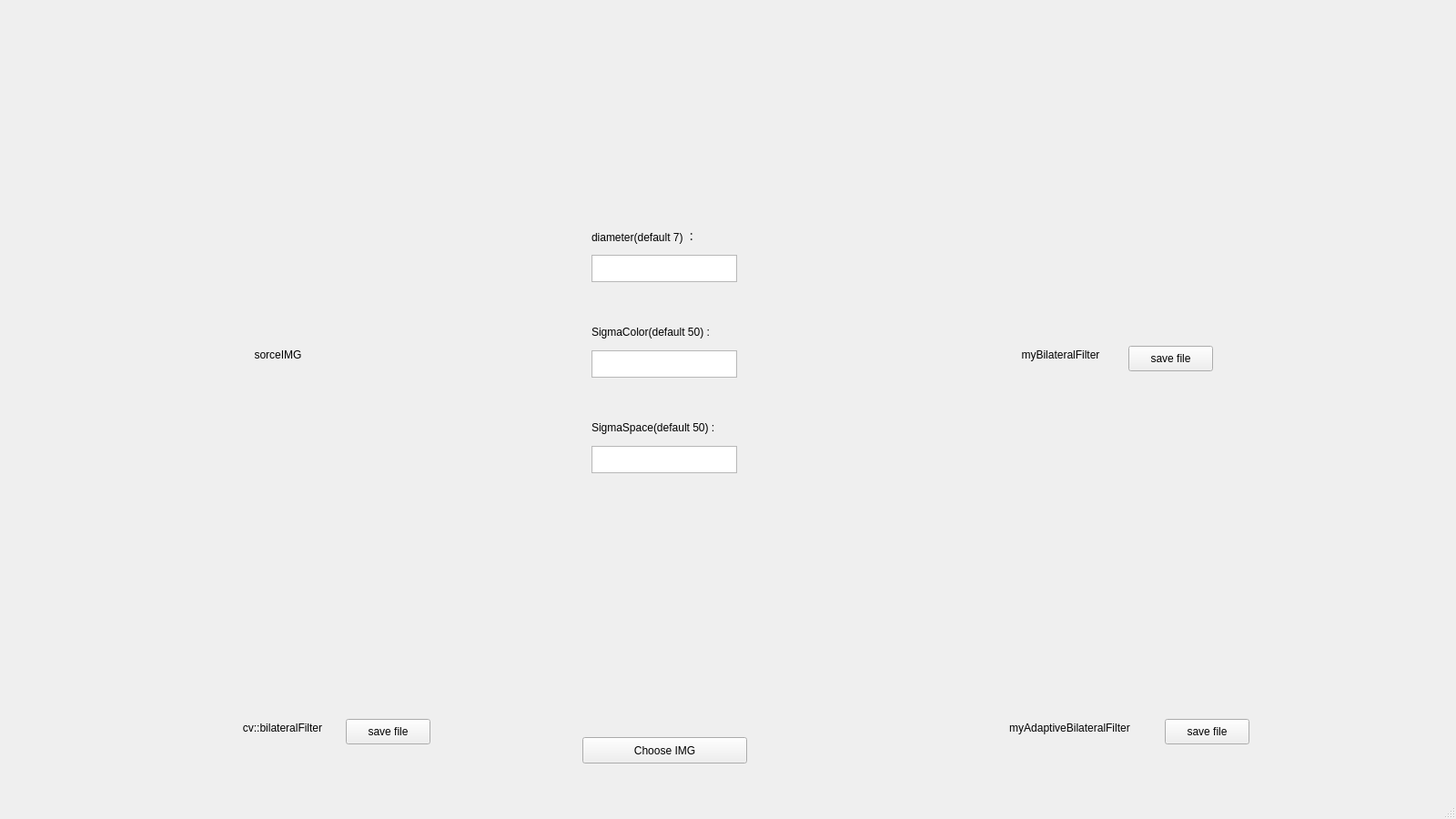
<?xml version="1.0" encoding="UTF-8"?>
<ui version="4.0">
 <class>MainWindow</class>
 <widget class="QMainWindow" name="MainWindow">
  <property name="geometry">
   <rect>
    <x>0</x>
    <y>0</y>
    <width>1600</width>
    <height>900</height>
   </rect>
  </property>
  <property name="windowTitle">
   <string>MainWindow</string>
  </property>
  <widget class="QWidget" name="centralwidget">
   <widget class="QLabel" name="label">
    <property name="geometry">
     <rect>
      <x>10</x>
      <y>20</y>
      <width>600</width>
      <height>350</height>
     </rect>
    </property>
    <property name="text">
     <string/>
    </property>
    <property name="alignment">
     <set>Qt::AlignBottom|Qt::AlignHCenter</set>
    </property>
   </widget>
   <widget class="QLabel" name="label_2">
    <property name="geometry">
     <rect>
      <x>850</x>
      <y>20</y>
      <width>600</width>
      <height>350</height>
     </rect>
    </property>
    <property name="text">
     <string/>
    </property>
    <property name="alignment">
     <set>Qt::AlignBottom|Qt::AlignHCenter</set>
    </property>
   </widget>
   <widget class="QPushButton" name="pushButton">
    <property name="geometry">
     <rect>
      <x>640</x>
      <y>810</y>
      <width>181</width>
      <height>29</height>
     </rect>
    </property>
    <property name="text">
     <string>Choose IMG</string>
    </property>
   </widget>
   <widget class="QLabel" name="label_3">
    <property name="geometry">
     <rect>
      <x>850</x>
      <y>430</y>
      <width>600</width>
      <height>350</height>
     </rect>
    </property>
    <property name="text">
     <string/>
    </property>
    <property name="alignment">
     <set>Qt::AlignBottom|Qt::AlignHCenter</set>
    </property>
   </widget>
   <widget class="QLabel" name="label_4">
    <property name="geometry">
     <rect>
      <x>10</x>
      <y>440</y>
      <width>600</width>
      <height>350</height>
     </rect>
    </property>
    <property name="text">
     <string/>
    </property>
    <property name="alignment">
     <set>Qt::AlignBottom|Qt::AlignHCenter</set>
    </property>
   </widget>
   <widget class="QLabel" name="label_5">
    <property name="geometry">
     <rect>
      <x>270</x>
      <y>380</y>
      <width>71</width>
      <height>20</height>
     </rect>
    </property>
    <property name="text">
     <string>sorceIMG</string>
    </property>
    <property name="alignment">
     <set>Qt::AlignCenter</set>
    </property>
   </widget>
   <widget class="QLabel" name="label_6">
    <property name="geometry">
     <rect>
      <x>1090</x>
      <y>380</y>
      <width>151</width>
      <height>20</height>
     </rect>
    </property>
    <property name="text">
     <string>myBilateralFilter</string>
    </property>
    <property name="alignment">
     <set>Qt::AlignCenter</set>
    </property>
   </widget>
   <widget class="QLabel" name="label_7">
    <property name="geometry">
     <rect>
      <x>230</x>
      <y>790</y>
      <width>161</width>
      <height>20</height>
     </rect>
    </property>
    <property name="text">
     <string>cv::bilateralFilter</string>
    </property>
    <property name="alignment">
     <set>Qt::AlignCenter</set>
    </property>
   </widget>
   <widget class="QLabel" name="label_8">
    <property name="geometry">
     <rect>
      <x>1080</x>
      <y>790</y>
      <width>191</width>
      <height>20</height>
     </rect>
    </property>
    <property name="text">
     <string>myAdaptiveBilateralFilter</string>
    </property>
    <property name="alignment">
     <set>Qt::AlignCenter</set>
    </property>
   </widget>
   <widget class="QPushButton" name="pushButton_4">
    <property name="geometry">
     <rect>
      <x>380</x>
      <y>790</y>
      <width>93</width>
      <height>28</height>
     </rect>
    </property>
    <property name="text">
     <string>save file</string>
    </property>
   </widget>
   <widget class="QPushButton" name="pushButton_2">
    <property name="geometry">
     <rect>
      <x>1240</x>
      <y>380</y>
      <width>93</width>
      <height>28</height>
     </rect>
    </property>
    <property name="text">
     <string>save file</string>
    </property>
   </widget>
   <widget class="QPushButton" name="pushButton_3">
    <property name="geometry">
     <rect>
      <x>1280</x>
      <y>790</y>
      <width>93</width>
      <height>28</height>
     </rect>
    </property>
    <property name="text">
     <string>save file</string>
    </property>
   </widget>
   <widget class="QTextEdit" name="textEdit">
    <property name="geometry">
     <rect>
      <x>650</x>
      <y>280</y>
      <width>160</width>
      <height>30</height>
     </rect>
    </property>
   </widget>
   <widget class="QTextEdit" name="textEdit_2">
    <property name="geometry">
     <rect>
      <x>650</x>
      <y>385</y>
      <width>160</width>
      <height>30</height>
     </rect>
    </property>
   </widget>
   <widget class="QTextEdit" name="textEdit_3">
    <property name="geometry">
     <rect>
      <x>650</x>
      <y>490</y>
      <width>160</width>
      <height>30</height>
     </rect>
    </property>
   </widget>
   <widget class="QLabel" name="label_9">
    <property name="geometry">
     <rect>
      <x>650</x>
      <y>250</y>
      <width>171</width>
      <height>20</height>
     </rect>
    </property>
    <property name="text">
     <string>diameter(default 7) ：</string>
    </property>
   </widget>
   <widget class="QLabel" name="label_10">
    <property name="geometry">
     <rect>
      <x>650</x>
      <y>355</y>
      <width>171</width>
      <height>20</height>
     </rect>
    </property>
    <property name="text">
     <string>SigmaColor(default 50) :</string>
    </property>
   </widget>
   <widget class="QLabel" name="label_11">
    <property name="geometry">
     <rect>
      <x>650</x>
      <y>460</y>
      <width>171</width>
      <height>20</height>
     </rect>
    </property>
    <property name="text">
     <string>SigmaSpace(default 50) :</string>
    </property>
   </widget>
  </widget>
  <widget class="QMenuBar" name="menubar">
   <property name="geometry">
    <rect>
     <x>0</x>
     <y>0</y>
     <width>1600</width>
     <height>22</height>
    </rect>
   </property>
  </widget>
  <widget class="QStatusBar" name="statusbar"/>
 </widget>
 <resources/>
 <connections/>
</ui>
